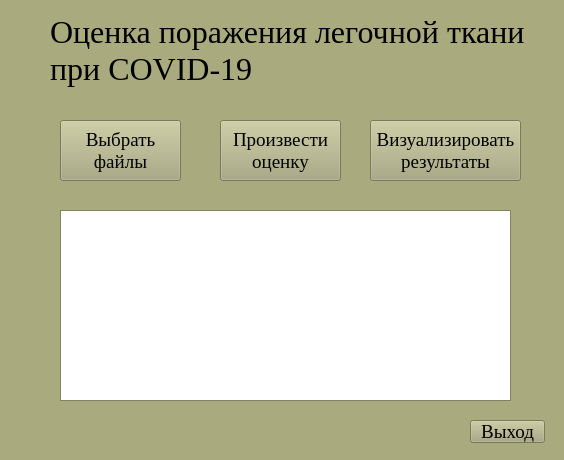
<?xml version="1.0" encoding="UTF-8"?>
<ui version="4.0">
 <class>MainWindow</class>
 <widget class="QMainWindow" name="MainWindow">
  <property name="geometry">
   <rect>
    <x>0</x>
    <y>0</y>
    <width>564</width>
    <height>460</height>
   </rect>
  </property>
  <property name="palette">
   <palette>
    <active>
     <colorrole role="WindowText">
      <brush brushstyle="SolidPattern">
       <color alpha="255">
        <red>0</red>
        <green>0</green>
        <blue>0</blue>
       </color>
      </brush>
     </colorrole>
     <colorrole role="Button">
      <brush brushstyle="SolidPattern">
       <color alpha="255">
        <red>170</red>
        <green>170</green>
        <blue>127</blue>
       </color>
      </brush>
     </colorrole>
     <colorrole role="Light">
      <brush brushstyle="SolidPattern">
       <color alpha="255">
        <red>255</red>
        <green>255</green>
        <blue>191</blue>
       </color>
      </brush>
     </colorrole>
     <colorrole role="Midlight">
      <brush brushstyle="SolidPattern">
       <color alpha="255">
        <red>212</red>
        <green>212</green>
        <blue>159</blue>
       </color>
      </brush>
     </colorrole>
     <colorrole role="Dark">
      <brush brushstyle="SolidPattern">
       <color alpha="255">
        <red>85</red>
        <green>85</green>
        <blue>64</blue>
       </color>
      </brush>
     </colorrole>
     <colorrole role="Mid">
      <brush brushstyle="SolidPattern">
       <color alpha="255">
        <red>113</red>
        <green>113</green>
        <blue>85</blue>
       </color>
      </brush>
     </colorrole>
     <colorrole role="Text">
      <brush brushstyle="SolidPattern">
       <color alpha="255">
        <red>0</red>
        <green>0</green>
        <blue>0</blue>
       </color>
      </brush>
     </colorrole>
     <colorrole role="BrightText">
      <brush brushstyle="SolidPattern">
       <color alpha="255">
        <red>255</red>
        <green>255</green>
        <blue>255</blue>
       </color>
      </brush>
     </colorrole>
     <colorrole role="ButtonText">
      <brush brushstyle="SolidPattern">
       <color alpha="255">
        <red>0</red>
        <green>0</green>
        <blue>0</blue>
       </color>
      </brush>
     </colorrole>
     <colorrole role="Base">
      <brush brushstyle="SolidPattern">
       <color alpha="255">
        <red>255</red>
        <green>255</green>
        <blue>255</blue>
       </color>
      </brush>
     </colorrole>
     <colorrole role="Window">
      <brush brushstyle="SolidPattern">
       <color alpha="255">
        <red>170</red>
        <green>170</green>
        <blue>127</blue>
       </color>
      </brush>
     </colorrole>
     <colorrole role="Shadow">
      <brush brushstyle="SolidPattern">
       <color alpha="255">
        <red>0</red>
        <green>0</green>
        <blue>0</blue>
       </color>
      </brush>
     </colorrole>
     <colorrole role="Link">
      <brush brushstyle="SolidPattern">
       <color alpha="255">
        <red>255</red>
        <green>255</green>
        <blue>0</blue>
       </color>
      </brush>
     </colorrole>
     <colorrole role="AlternateBase">
      <brush brushstyle="SolidPattern">
       <color alpha="255">
        <red>212</red>
        <green>212</green>
        <blue>191</blue>
       </color>
      </brush>
     </colorrole>
     <colorrole role="ToolTipBase">
      <brush brushstyle="SolidPattern">
       <color alpha="255">
        <red>255</red>
        <green>255</green>
        <blue>220</blue>
       </color>
      </brush>
     </colorrole>
     <colorrole role="ToolTipText">
      <brush brushstyle="SolidPattern">
       <color alpha="255">
        <red>0</red>
        <green>0</green>
        <blue>0</blue>
       </color>
      </brush>
     </colorrole>
     <colorrole role="PlaceholderText">
      <brush brushstyle="SolidPattern">
       <color alpha="128">
        <red>0</red>
        <green>0</green>
        <blue>0</blue>
       </color>
      </brush>
     </colorrole>
    </active>
    <inactive>
     <colorrole role="WindowText">
      <brush brushstyle="SolidPattern">
       <color alpha="255">
        <red>0</red>
        <green>0</green>
        <blue>0</blue>
       </color>
      </brush>
     </colorrole>
     <colorrole role="Button">
      <brush brushstyle="SolidPattern">
       <color alpha="255">
        <red>170</red>
        <green>170</green>
        <blue>127</blue>
       </color>
      </brush>
     </colorrole>
     <colorrole role="Light">
      <brush brushstyle="SolidPattern">
       <color alpha="255">
        <red>255</red>
        <green>255</green>
        <blue>191</blue>
       </color>
      </brush>
     </colorrole>
     <colorrole role="Midlight">
      <brush brushstyle="SolidPattern">
       <color alpha="255">
        <red>212</red>
        <green>212</green>
        <blue>159</blue>
       </color>
      </brush>
     </colorrole>
     <colorrole role="Dark">
      <brush brushstyle="SolidPattern">
       <color alpha="255">
        <red>85</red>
        <green>85</green>
        <blue>64</blue>
       </color>
      </brush>
     </colorrole>
     <colorrole role="Mid">
      <brush brushstyle="SolidPattern">
       <color alpha="255">
        <red>113</red>
        <green>113</green>
        <blue>85</blue>
       </color>
      </brush>
     </colorrole>
     <colorrole role="Text">
      <brush brushstyle="SolidPattern">
       <color alpha="255">
        <red>0</red>
        <green>0</green>
        <blue>0</blue>
       </color>
      </brush>
     </colorrole>
     <colorrole role="BrightText">
      <brush brushstyle="SolidPattern">
       <color alpha="255">
        <red>255</red>
        <green>255</green>
        <blue>255</blue>
       </color>
      </brush>
     </colorrole>
     <colorrole role="ButtonText">
      <brush brushstyle="SolidPattern">
       <color alpha="255">
        <red>0</red>
        <green>0</green>
        <blue>0</blue>
       </color>
      </brush>
     </colorrole>
     <colorrole role="Base">
      <brush brushstyle="SolidPattern">
       <color alpha="255">
        <red>255</red>
        <green>255</green>
        <blue>255</blue>
       </color>
      </brush>
     </colorrole>
     <colorrole role="Window">
      <brush brushstyle="SolidPattern">
       <color alpha="255">
        <red>170</red>
        <green>170</green>
        <blue>127</blue>
       </color>
      </brush>
     </colorrole>
     <colorrole role="Shadow">
      <brush brushstyle="SolidPattern">
       <color alpha="255">
        <red>0</red>
        <green>0</green>
        <blue>0</blue>
       </color>
      </brush>
     </colorrole>
     <colorrole role="Link">
      <brush brushstyle="SolidPattern">
       <color alpha="255">
        <red>255</red>
        <green>255</green>
        <blue>0</blue>
       </color>
      </brush>
     </colorrole>
     <colorrole role="AlternateBase">
      <brush brushstyle="SolidPattern">
       <color alpha="255">
        <red>212</red>
        <green>212</green>
        <blue>191</blue>
       </color>
      </brush>
     </colorrole>
     <colorrole role="ToolTipBase">
      <brush brushstyle="SolidPattern">
       <color alpha="255">
        <red>255</red>
        <green>255</green>
        <blue>220</blue>
       </color>
      </brush>
     </colorrole>
     <colorrole role="ToolTipText">
      <brush brushstyle="SolidPattern">
       <color alpha="255">
        <red>0</red>
        <green>0</green>
        <blue>0</blue>
       </color>
      </brush>
     </colorrole>
     <colorrole role="PlaceholderText">
      <brush brushstyle="SolidPattern">
       <color alpha="128">
        <red>0</red>
        <green>0</green>
        <blue>0</blue>
       </color>
      </brush>
     </colorrole>
    </inactive>
    <disabled>
     <colorrole role="WindowText">
      <brush brushstyle="SolidPattern">
       <color alpha="255">
        <red>85</red>
        <green>85</green>
        <blue>64</blue>
       </color>
      </brush>
     </colorrole>
     <colorrole role="Button">
      <brush brushstyle="SolidPattern">
       <color alpha="255">
        <red>170</red>
        <green>170</green>
        <blue>127</blue>
       </color>
      </brush>
     </colorrole>
     <colorrole role="Light">
      <brush brushstyle="SolidPattern">
       <color alpha="255">
        <red>255</red>
        <green>255</green>
        <blue>191</blue>
       </color>
      </brush>
     </colorrole>
     <colorrole role="Midlight">
      <brush brushstyle="SolidPattern">
       <color alpha="255">
        <red>212</red>
        <green>212</green>
        <blue>159</blue>
       </color>
      </brush>
     </colorrole>
     <colorrole role="Dark">
      <brush brushstyle="SolidPattern">
       <color alpha="255">
        <red>85</red>
        <green>85</green>
        <blue>64</blue>
       </color>
      </brush>
     </colorrole>
     <colorrole role="Mid">
      <brush brushstyle="SolidPattern">
       <color alpha="255">
        <red>113</red>
        <green>113</green>
        <blue>85</blue>
       </color>
      </brush>
     </colorrole>
     <colorrole role="Text">
      <brush brushstyle="SolidPattern">
       <color alpha="255">
        <red>85</red>
        <green>85</green>
        <blue>64</blue>
       </color>
      </brush>
     </colorrole>
     <colorrole role="BrightText">
      <brush brushstyle="SolidPattern">
       <color alpha="255">
        <red>255</red>
        <green>255</green>
        <blue>255</blue>
       </color>
      </brush>
     </colorrole>
     <colorrole role="ButtonText">
      <brush brushstyle="SolidPattern">
       <color alpha="255">
        <red>85</red>
        <green>85</green>
        <blue>64</blue>
       </color>
      </brush>
     </colorrole>
     <colorrole role="Base">
      <brush brushstyle="SolidPattern">
       <color alpha="255">
        <red>170</red>
        <green>170</green>
        <blue>127</blue>
       </color>
      </brush>
     </colorrole>
     <colorrole role="Window">
      <brush brushstyle="SolidPattern">
       <color alpha="255">
        <red>170</red>
        <green>170</green>
        <blue>127</blue>
       </color>
      </brush>
     </colorrole>
     <colorrole role="Shadow">
      <brush brushstyle="SolidPattern">
       <color alpha="255">
        <red>0</red>
        <green>0</green>
        <blue>0</blue>
       </color>
      </brush>
     </colorrole>
     <colorrole role="Link">
      <brush brushstyle="SolidPattern">
       <color alpha="255">
        <red>255</red>
        <green>255</green>
        <blue>0</blue>
       </color>
      </brush>
     </colorrole>
     <colorrole role="AlternateBase">
      <brush brushstyle="SolidPattern">
       <color alpha="255">
        <red>170</red>
        <green>170</green>
        <blue>127</blue>
       </color>
      </brush>
     </colorrole>
     <colorrole role="ToolTipBase">
      <brush brushstyle="SolidPattern">
       <color alpha="255">
        <red>255</red>
        <green>255</green>
        <blue>220</blue>
       </color>
      </brush>
     </colorrole>
     <colorrole role="ToolTipText">
      <brush brushstyle="SolidPattern">
       <color alpha="255">
        <red>0</red>
        <green>0</green>
        <blue>0</blue>
       </color>
      </brush>
     </colorrole>
     <colorrole role="PlaceholderText">
      <brush brushstyle="SolidPattern">
       <color alpha="128">
        <red>0</red>
        <green>0</green>
        <blue>0</blue>
       </color>
      </brush>
     </colorrole>
    </disabled>
   </palette>
  </property>
  <property name="windowTitle">
   <string>Оценка поражения COVID-19</string>
  </property>
  <widget class="QWidget" name="centralwidget">
   <widget class="QLabel" name="label">
    <property name="geometry">
     <rect>
      <x>50</x>
      <y>10</y>
      <width>491</width>
      <height>81</height>
     </rect>
    </property>
    <property name="font">
     <font>
      <family>Times New Roman</family>
      <pointsize>24</pointsize>
     </font>
    </property>
    <property name="text">
     <string>Оценка поражения легочной ткани 
при COVID-19</string>
    </property>
   </widget>
   <widget class="QTextEdit" name="results">
    <property name="geometry">
     <rect>
      <x>60</x>
      <y>210</y>
      <width>451</width>
      <height>191</height>
     </rect>
    </property>
    <property name="font">
     <font>
      <family>Times New Roman</family>
      <pointsize>14</pointsize>
     </font>
    </property>
   </widget>
   <widget class="QPushButton" name="estimate_button">
    <property name="geometry">
     <rect>
      <x>220</x>
      <y>120</y>
      <width>121</width>
      <height>61</height>
     </rect>
    </property>
    <property name="font">
     <font>
      <family>Times New Roman</family>
      <pointsize>14</pointsize>
     </font>
    </property>
    <property name="text">
     <string>Произвести 
оценку</string>
    </property>
   </widget>
   <widget class="QPushButton" name="viz_button">
    <property name="geometry">
     <rect>
      <x>370</x>
      <y>120</y>
      <width>151</width>
      <height>61</height>
     </rect>
    </property>
    <property name="font">
     <font>
      <family>Times New Roman</family>
      <pointsize>14</pointsize>
     </font>
    </property>
    <property name="text">
     <string>Визуализировать 
результаты</string>
    </property>
   </widget>
   <widget class="QPushButton" name="exit_button">
    <property name="geometry">
     <rect>
      <x>470</x>
      <y>420</y>
      <width>75</width>
      <height>23</height>
     </rect>
    </property>
    <property name="font">
     <font>
      <family>Times New Roman</family>
      <pointsize>14</pointsize>
     </font>
    </property>
    <property name="text">
     <string>Выход</string>
    </property>
   </widget>
   <widget class="QPushButton" name="file_button">
    <property name="geometry">
     <rect>
      <x>60</x>
      <y>120</y>
      <width>121</width>
      <height>61</height>
     </rect>
    </property>
    <property name="font">
     <font>
      <family>Times New Roman</family>
      <pointsize>14</pointsize>
     </font>
    </property>
    <property name="text">
     <string>Выбрать 
файлы</string>
    </property>
   </widget>
  </widget>
 </widget>
 <resources/>
 <connections/>
</ui>
